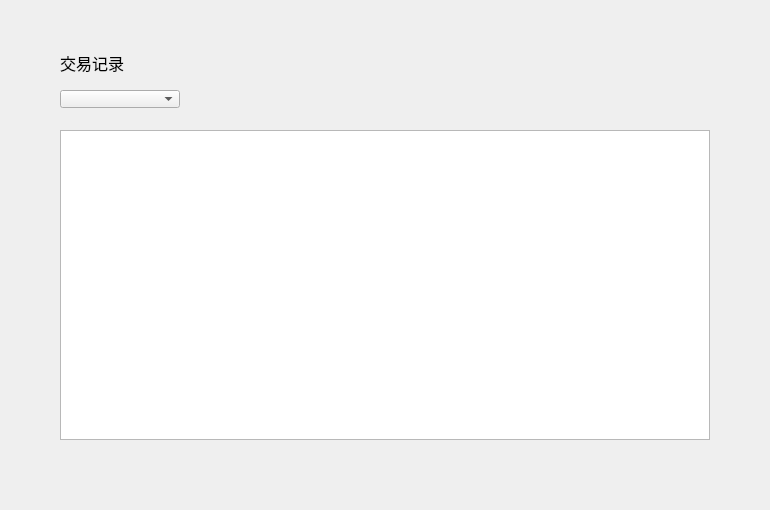
<?xml version="1.0" encoding="UTF-8"?>
<ui version="4.0">
 <class>TransferRecordWidget</class>
 <widget class="QWidget" name="TransferRecordWidget">
  <property name="geometry">
   <rect>
    <x>0</x>
    <y>0</y>
    <width>770</width>
    <height>510</height>
   </rect>
  </property>
  <property name="windowTitle">
   <string>Form</string>
  </property>
  <widget class="QTableWidget" name="transferRecordTableWidget">
   <property name="geometry">
    <rect>
     <x>60</x>
     <y>130</y>
     <width>650</width>
     <height>310</height>
    </rect>
   </property>
   <property name="showGrid">
    <bool>false</bool>
   </property>
   <attribute name="horizontalHeaderVisible">
    <bool>false</bool>
   </attribute>
   <attribute name="verticalHeaderVisible">
    <bool>false</bool>
   </attribute>
   <column>
    <property name="text">
     <string>区块高度</string>
    </property>
    <property name="font">
     <font>
      <family>微软雅黑</family>
     </font>
    </property>
    <property name="textAlignment">
     <set>AlignCenter</set>
    </property>
   </column>
   <column>
    <property name="text">
     <string>对方地址</string>
    </property>
    <property name="font">
     <font>
      <family>微软雅黑</family>
     </font>
    </property>
    <property name="textAlignment">
     <set>AlignCenter</set>
    </property>
   </column>
   <column>
    <property name="text">
     <string>数量</string>
    </property>
    <property name="font">
     <font>
      <family>微软雅黑</family>
     </font>
    </property>
    <property name="textAlignment">
     <set>AlignCenter</set>
    </property>
   </column>
   <column>
    <property name="text">
     <string>手续费</string>
    </property>
    <property name="font">
     <font>
      <family>微软雅黑</family>
     </font>
    </property>
    <property name="textAlignment">
     <set>AlignCenter</set>
    </property>
   </column>
   <column>
    <property name="text">
     <string>交易ID</string>
    </property>
    <property name="font">
     <font>
      <family>微软雅黑</family>
     </font>
    </property>
    <property name="textAlignment">
     <set>AlignCenter</set>
    </property>
   </column>
   <column>
    <property name="text">
     <string>交易状态</string>
    </property>
    <property name="font">
     <font>
      <family>微软雅黑</family>
     </font>
    </property>
    <property name="textAlignment">
     <set>AlignCenter</set>
    </property>
   </column>
  </widget>
  <widget class="QComboBox" name="assetComboBox">
   <property name="geometry">
    <rect>
     <x>60</x>
     <y>90</y>
     <width>120</width>
     <height>18</height>
    </rect>
   </property>
   <property name="font">
    <font>
     <family>微软雅黑</family>
    </font>
   </property>
  </widget>
  <widget class="QLabel" name="title_label">
   <property name="geometry">
    <rect>
     <x>60</x>
     <y>50</y>
     <width>200</width>
     <height>26</height>
    </rect>
   </property>
   <property name="font">
    <font>
     <family>微软雅黑</family>
     <pointsize>12</pointsize>
    </font>
   </property>
   <property name="text">
    <string>交易记录</string>
   </property>
  </widget>
  <widget class="QStackedWidget" name="stackedWidget">
   <property name="geometry">
    <rect>
     <x>0</x>
     <y>470</y>
     <width>770</width>
     <height>41</height>
    </rect>
   </property>
  </widget>
 </widget>
 <resources/>
 <connections/>
</ui>
